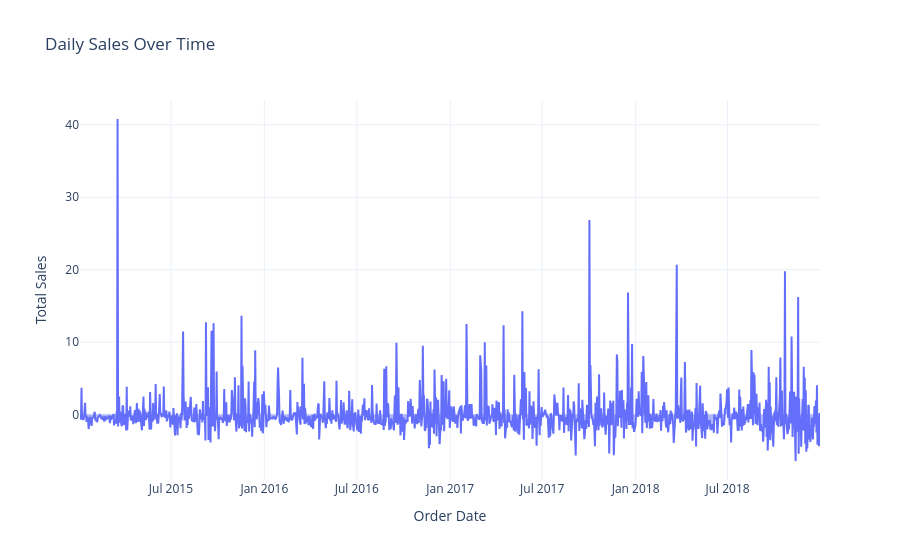

Source (notebook cell):
### Markdown cell above
# Area chart using Plotly

### Code cell
data['Order Date'] = pd.to_datetime(data['Order Date'])

sales_date = (
    data.groupby('Order Date', as_index=False)['Sales']
        .sum()
)

fig = px.area(
    sales_date,
    x='Order Date',
    y='Sales',
    title='Daily Sales Over Time'
)

fig.update_traces(
    line=dict(width=2),
    opacity=0.7
)

fig.update_layout(
    template='plotly_white',
    xaxis_title='Order Date',
    yaxis_title='Total Sales',
    hovermode='x unified'
)

fig.show()

### Figure 1 — Plotly figure (JSON) as saved in the notebook; plotly's stock layout.template omitted (floating-point values rounded to 4 significant figures; data arrays with more than 128 entries replaced by an {"elided": "..."} marker saying what was removed)
{"data": [{"fillpattern": {"shape": ""}, "hovertemplate": "Order Date=%{x}<br>Sales=%{y}<extra></extra>", "legendgroup": "", "line": {"color": "#636efa", "width": 2}, "marker": {"symbol": "circle"}, "mode": "lines", "name": "", "opacity": 0.7, "orientation": "v", "showlegend": false, "stackgroup": "1", "type": "scatter", "x": {"elided": "1230 str values"}, "xaxis": "x", "y": {"elided": "1230 float values"}, "yaxis": "y"}], "layout": {"hovermode": "x unified", "legend": {"tracegroupgap": 0}, "title": {"text": "Daily Sales Over Time"}, "xaxis": {"anchor": "y", "domain": [0, 1], "title": {"text": "Order Date"}}, "yaxis": {"anchor": "x", "domain": [0, 1], "title": {"text": "Total Sales"}}}}
